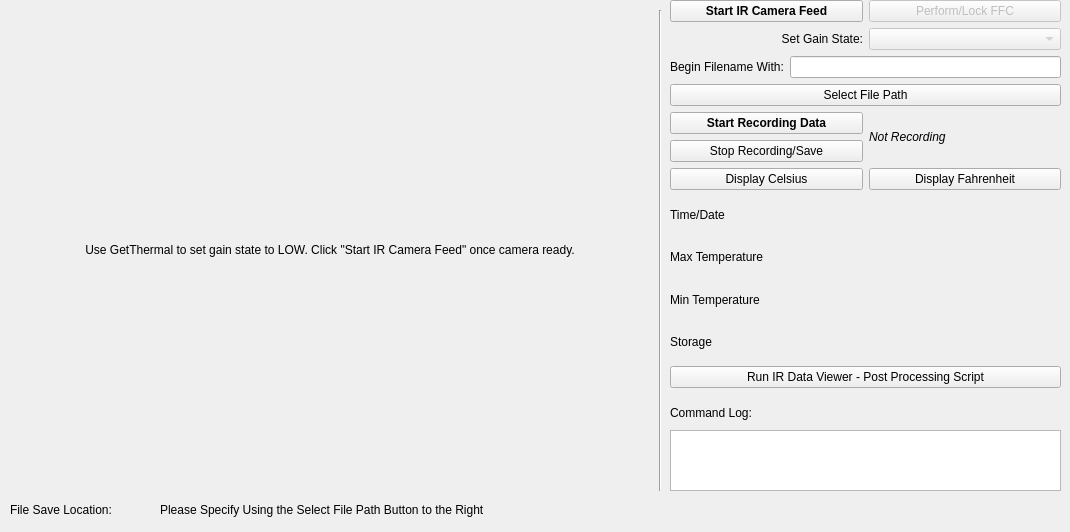
<?xml version="1.0" encoding="UTF-8"?>
<ui version="4.0">
 <class>MainWindow</class>
 <widget class="QMainWindow" name="MainWindow">
  <property name="geometry">
   <rect>
    <x>0</x>
    <y>0</y>
    <width>1070</width>
    <height>532</height>
   </rect>
  </property>
  <property name="windowTitle">
   <string>IR Data</string>
  </property>
  <widget class="QWidget" name="centralwidget">
   <widget class="QWidget" name="verticalLayoutWidget">
    <property name="geometry">
     <rect>
      <x>670</x>
      <y>0</y>
      <width>391</width>
      <height>431</height>
     </rect>
    </property>
    <layout class="QVBoxLayout" name="verticalLayout">
     <item>
      <layout class="QHBoxLayout" name="horizontalLayout_5">
       <item>
        <widget class="QPushButton" name="startStreamBut">
         <property name="font">
          <font>
           <weight>75</weight>
           <bold>true</bold>
          </font>
         </property>
         <property name="text">
          <string>Start IR Camera Feed</string>
         </property>
        </widget>
       </item>
       <item>
        <widget class="QPushButton" name="ffcBut">
         <property name="enabled">
          <bool>false</bool>
         </property>
         <property name="text">
          <string>Perform/Lock FFC</string>
         </property>
        </widget>
       </item>
      </layout>
     </item>
     <item>
      <layout class="QHBoxLayout" name="horizontalLayout_3">
       <item>
        <widget class="QLabel" name="label_2">
         <property name="text">
          <string>Set Gain State:</string>
         </property>
         <property name="alignment">
          <set>Qt::AlignRight|Qt::AlignTrailing|Qt::AlignVCenter</set>
         </property>
        </widget>
       </item>
       <item>
        <widget class="QComboBox" name="comboBox">
         <property name="enabled">
          <bool>false</bool>
         </property>
        </widget>
       </item>
      </layout>
     </item>
     <item>
      <layout class="QHBoxLayout" name="horizontalLayout_4">
       <item>
        <widget class="QLabel" name="label_3">
         <property name="text">
          <string>Begin Filename With:</string>
         </property>
        </widget>
       </item>
       <item>
        <widget class="QLineEdit" name="lineEdit">
         <property name="font">
          <font>
           <weight>75</weight>
           <bold>true</bold>
          </font>
         </property>
        </widget>
       </item>
      </layout>
     </item>
     <item>
      <widget class="QPushButton" name="filePathBut">
       <property name="text">
        <string>Select File Path</string>
       </property>
      </widget>
     </item>
     <item>
      <layout class="QHBoxLayout" name="horizontalLayout">
       <item>
        <layout class="QVBoxLayout" name="verticalLayout_2">
         <item>
          <widget class="QPushButton" name="startRec">
           <property name="font">
            <font>
             <weight>75</weight>
             <bold>true</bold>
            </font>
           </property>
           <property name="text">
            <string>Start Recording Data</string>
           </property>
          </widget>
         </item>
         <item>
          <widget class="QPushButton" name="stopRec">
           <property name="text">
            <string>Stop Recording/Save</string>
           </property>
          </widget>
         </item>
        </layout>
       </item>
       <item>
        <widget class="QLabel" name="recLabel">
         <property name="font">
          <font>
           <italic>true</italic>
          </font>
         </property>
         <property name="text">
          <string>Not Recording</string>
         </property>
        </widget>
       </item>
      </layout>
     </item>
     <item>
      <layout class="QHBoxLayout" name="horizontalLayout_2">
       <item>
        <widget class="QPushButton" name="displayC">
         <property name="text">
          <string>Display Celsius</string>
         </property>
        </widget>
       </item>
       <item>
        <widget class="QPushButton" name="displayF">
         <property name="text">
          <string>Display Fahrenheit</string>
         </property>
        </widget>
       </item>
      </layout>
     </item>
     <item>
      <widget class="QLabel" name="timeStatus">
       <property name="text">
        <string>Time/Date</string>
       </property>
      </widget>
     </item>
     <item>
      <widget class="QLabel" name="maxTempLabel">
       <property name="text">
        <string>Max Temperature</string>
       </property>
      </widget>
     </item>
     <item>
      <widget class="QLabel" name="minTempLabel">
       <property name="text">
        <string>Min Temperature</string>
       </property>
      </widget>
     </item>
     <item>
      <widget class="QLabel" name="storageLabel">
       <property name="text">
        <string>Storage</string>
       </property>
      </widget>
     </item>
     <item>
      <widget class="QPushButton" name="runPost">
       <property name="text">
        <string>Run IR Data Viewer - Post Processing Script</string>
       </property>
      </widget>
     </item>
     <item>
      <widget class="QLabel" name="label">
       <property name="text">
        <string>Command Log:</string>
       </property>
      </widget>
     </item>
    </layout>
   </widget>
   <widget class="QLabel" name="displayFrame">
    <property name="geometry">
     <rect>
      <x>10</x>
      <y>10</y>
      <width>640</width>
      <height>480</height>
     </rect>
    </property>
    <property name="text">
     <string>Use GetThermal to set gain state to LOW. Click &quot;Start IR Camera Feed&quot; once camera ready.</string>
    </property>
    <property name="alignment">
     <set>Qt::AlignCenter</set>
    </property>
   </widget>
   <widget class="QLabel" name="filePathDisp">
    <property name="geometry">
     <rect>
      <x>160</x>
      <y>500</y>
      <width>781</width>
      <height>20</height>
     </rect>
    </property>
    <property name="text">
     <string>Please Specify Using the Select File Path Button to the Right</string>
    </property>
   </widget>
   <widget class="QLabel" name="labelForLocation">
    <property name="geometry">
     <rect>
      <x>10</x>
      <y>500</y>
      <width>141</width>
      <height>20</height>
     </rect>
    </property>
    <property name="text">
     <string>File Save Location:</string>
    </property>
   </widget>
   <widget class="QPlainTextEdit" name="history">
    <property name="geometry">
     <rect>
      <x>670</x>
      <y>430</y>
      <width>391</width>
      <height>61</height>
     </rect>
    </property>
   </widget>
   <widget class="Line" name="line">
    <property name="geometry">
     <rect>
      <x>650</x>
      <y>10</y>
      <width>20</width>
      <height>481</height>
     </rect>
    </property>
    <property name="orientation">
     <enum>Qt::Vertical</enum>
    </property>
   </widget>
  </widget>
 </widget>
 <resources/>
 <connections/>
</ui>
